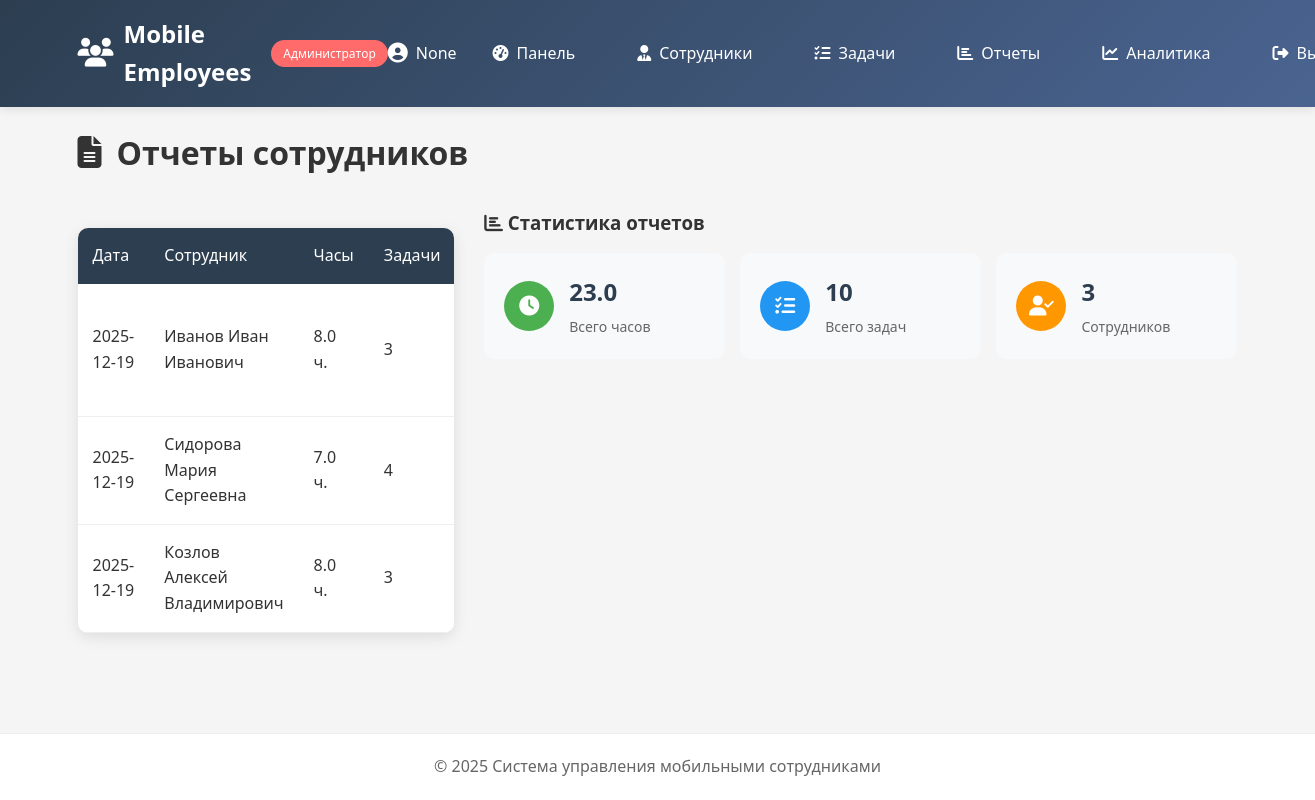
The page /admin/reports (signed in) on the database its author committed.
### tables this page shows
CREATE TABLE work_reports (
                id INTEGER PRIMARY KEY AUTOINCREMENT,
                employee_id INTEGER NOT NULL,
                date DATE NOT NULL,
                hours_worked REAL DEFAULT 0,
                tasks_completed INTEGER DEFAULT 0,
                description TEXT,
                created_at TIMESTAMP DEFAULT CURRENT_TIMESTAMP,
                FOREIGN KEY (employee_id) REFERENCES employees (id) ON DELETE CASCADE
            );

CREATE TABLE employees (
                id INTEGER PRIMARY KEY AUTOINCREMENT,
                name TEXT NOT NULL,
                position TEXT NOT NULL,
                department TEXT,
                phone TEXT UNIQUE NOT NULL,
                email TEXT UNIQUE NOT NULL,
                location TEXT,
                status TEXT DEFAULT 'active',
                latitude REAL,
                longitude REAL,
                work_schedule TEXT,
                current_task TEXT,
                hourly_rate REAL DEFAULT 0,
                created_at TIMESTAMP DEFAULT CURRENT_TIMESTAMP
            );

### app.py (the view)
@app.route('/admin/reports')
@admin_required
def admin_reports():
    reports = db.get_work_reports()
    return render_template('admin/reports.html', reports=reports)

### app.py (called while the page is built)
def admin_required(f):
    @wraps(f)
    def decorated_function(*args, **kwargs):
        if 'user_id' not in session:
            flash('Пожалуйста, войдите в систему', 'warning')
            return redirect(url_for('login'))
        if session.get('role') != 'admin':
            flash('Доступ запрещен. Требуются права администратора', 'danger')
            return redirect(url_for('index'))
        return f(*args, **kwargs)
    return decorated_function

    def get_connection(self):
        conn = sqlite3.connect(self.db_name)
        conn.row_factory = sqlite3.Row
        return conn

    def get_work_reports(self, employee_id=None):
        conn = self.get_connection()
        if employee_id:
            reports = conn.execute('''
                SELECT wr.*, e.name as employee_name
                FROM work_reports wr
                JOIN employees e ON wr.employee_id = e.id
                WHERE wr.employee_id = ?
                ORDER BY wr.date DESC
            ''', (employee_id,)).fetchall()
        else:
            reports = conn.execute('''
                SELECT wr.*, e.name as employee_name
                FROM work_reports wr
                JOIN employees e ON wr.employee_id = e.id
                ORDER BY wr.date DESC
            ''').fetchall()
        conn.close()
        return reports

### templates/admin/reports.html (shortened to what this page needs)
{% extends "base.html" %}
{% block content %}
<div class="reports-page">
    <div class="page-header">
        <h1><i class="fas fa-file-alt"></i> Отчеты сотрудников</h1>
    </div>
    <div class="reports-container">
        {% if reports %}
        <div class="reports-table-container">
            <table class="reports-table">
                <thead>
                    <tr>
                        <th>Дата</th>
                        <th>Сотрудник</th>
                        <th>Часы</th>
                        <th>Задачи</th>
                    </tr>
                </thead>
                <tbody>
                    {% for report in reports %}
                    <tr>
                        <td>{{ report.date }}</td>
                        <td>{{ report.employee_name }}</td>
                        <td>{{ report.hours_worked }} ч.</td>
                        <td>{{ report.tasks_completed }}</td>
                    </tr>
                    {% endfor %}
                </tbody>
            </table>
        </div>
        <div class="reports-summary">
            <h3><i class="fas fa-chart-bar"></i> Статистика отчетов</h3>
            <div class="summary-cards">
                <div class="summary-card">
                    <div class="summary-icon" style="background: #4CAF50;">
                        <i class="fas fa-clock"></i>
                    </div>
                    <div class="summary-info">
                        {% set total_hours = reports|sum(attribute='hours_worked') %}
                        <h3>{{ total_hours|round(1) }}</h3>
                        <p>Всего часов</p>
                    </div>
                </div>
                <div class="summary-card">
                    <div class="summary-icon" style="background: #2196F3;">
                        <i class="fas fa-tasks"></i>
                    </div>
                    <div class="summary-info">
                        {% set total_tasks = reports|sum(attribute='tasks_completed') %}
                        <h3>{{ total_tasks }}</h3>
                        <p>Всего задач</p>
                    </div>
                </div>
                <div class="summary-card">
                    <div class="summary-icon" style="background: #FF9800;">
                        <i class="fas fa-user-check"></i>
                    </div>
                    <div class="summary-info">
                        {% set unique_employees = reports|map(attribute='employee_name')|unique|list|length %}
                        <h3>{{ unique_employees }}</h3>
                        <p>Сотрудников</p>
                    </div>
                </div>
            </div>
        </div>
        {% else %}
        <div class="no-data">
            <i class="fas fa-file-alt fa-3x"></i>
            <h3>Нет отчетов</h3>
            <p>Отчеты сотрудников будут отображаться здесь</p>
        </div>
        {% endif %}
    </div>
</div>
{% endblock %}

### static/style.css (style rules this page uses)
* { margin: 0; padding: 0; box-sizing: border-box; }
body { font-family: 'Segoe UI', Tahoma, Geneva, Verdana, sans-serif; line-height: 1.6; color: #333; background-color: #f5f5f5; min-height: 100vh; display: flex; flex-direction: column; }
.employees-table-container, .reports-table-container { background: white; border-radius: 10px; overflow: hidden; box-shadow: 0 4px 15px rgba(0,0,0,0.1); margin-top: 20px; }
.employees-table, .reports-table, .stats-table, .data-table { width: 100%; border-collapse: collapse; }
.employees-table th, .reports-table th, .stats-table th, .data-table th { background: #2c3e50; color: white; padding: 15px; text-align: left; font-weight: 500; }
.employees-table td, .reports-table td, .stats-table td, .data-table td { padding: 15px; border-bottom: 1px solid #eee; }
.page-header { display: flex; justify-content: space-between; align-items: center; margin-bottom: 30px; }
.page-header h1 { display: flex; align-items: center; gap: 15px; }
.reports-container { display: grid; grid-template-columns: 1fr 2fr; gap: 30px; margin-top: 20px; }
.stats-cards, .summary-cards { display: grid; grid-template-columns: repeat(auto-fit, minmax(200px, 1fr)); gap: 15px; margin-top: 15px; }
.summary-card { background: #f8f9fa; border-radius: 10px; padding: 20px; display: flex; align-items: center; gap: 15px; }
.summary-icon { width: 50px; height: 50px; border-radius: 50%; display: flex; align-items: center; justify-content: center; color: white; font-size: 20px; }
.summary-info h3 { font-size: 24px; color: #2c3e50; margin-bottom: 5px; }
.summary-info p { color: #666; font-size: 14px; }

### rows shown on the page
work_reports: date "2025-12-19", employee_name "Иванов Иван Иванович", hours_worked "8.0", tasks_completed "3"
work_reports: date "2025-12-19", employee_name "Сидорова Мария Сергеевна", hours_worked "7.0", tasks_completed "4"
work_reports: date "2025-12-19", employee_name "Козлов Алексей Владимирович", hours_worked "8.0", tasks_completed "3"

### other values the page prints
{{ session.get('employee_name', session.get('username')) }} "None"
{{ total_hours|round(1) }} "23.0"
{{ total_tasks }} "10"
{{ unique_employees }} "3"
